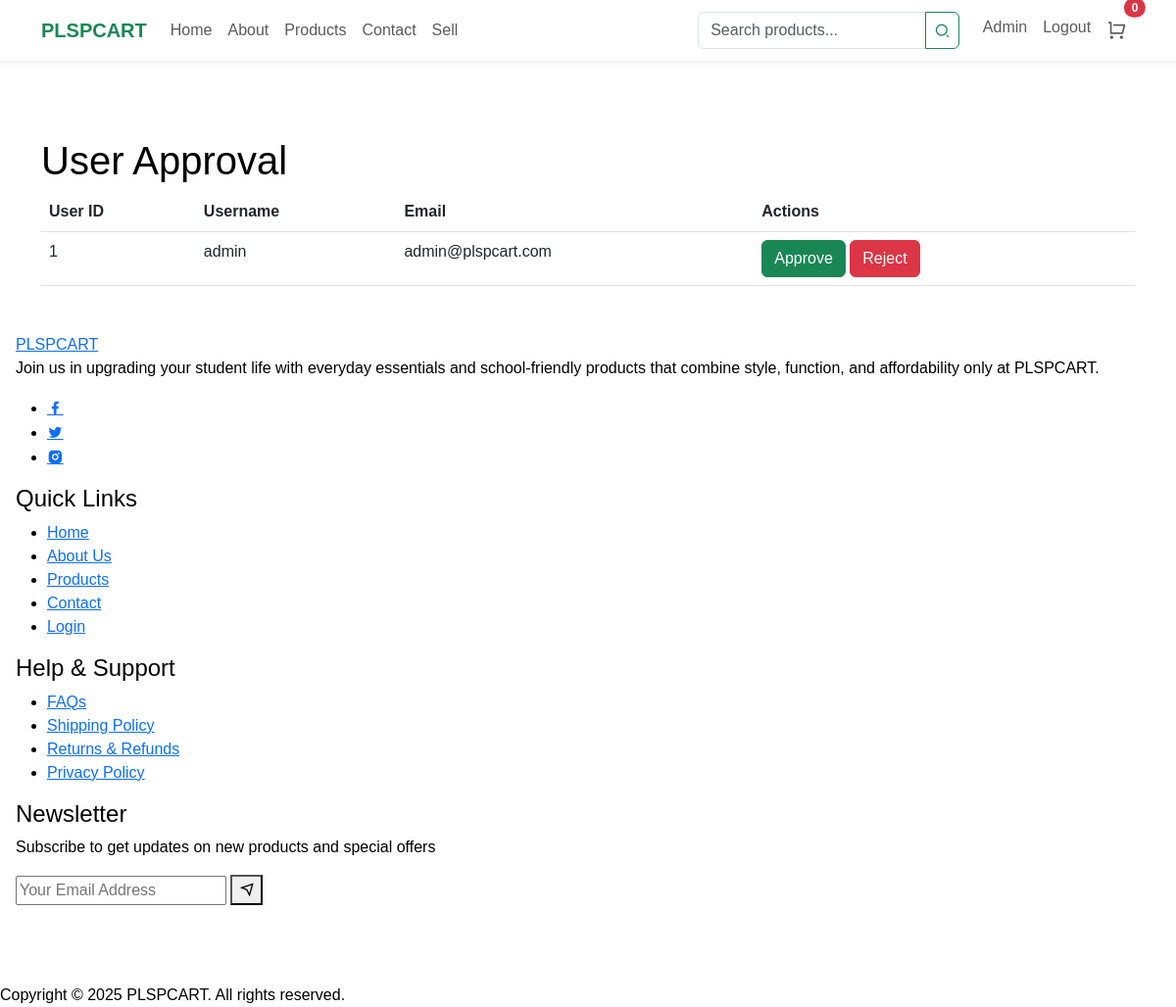
The app's page /admin/user_approval.php (signed in) with its own data.
### tables this page shows
CREATE TABLE IF NOT EXISTS `users` (
  `id` int(11) NOT NULL AUTO_INCREMENT,
  `username` varchar(50) NOT NULL,
  `email` varchar(100) NOT NULL,
  `password` varchar(255) NOT NULL,
  `role` enum('admin','seller','buyer') NOT NULL DEFAULT 'buyer',
  `student_id` varchar(20) DEFAULT NULL,
  `phone` varchar(20) DEFAULT NULL,
  `approval_status` ENUM('pending', 'approved', 'rejected') DEFAULT 'pending',
  `created_at` timestamp NOT NULL DEFAULT current_timestamp(),
  `updated_at` timestamp NOT NULL DEFAULT current_timestamp() ON UPDATE current_timestamp(),
  PRIMARY KEY (`id`),
  UNIQUE KEY `username` (`username`),
  UNIQUE KEY `email` (`email`),
  UNIQUE KEY `student_id` (`student_id`)
);

### admin/user_approval.php (the view, shortened to what this page needs)
<?php
require_once '../includes/functions.php';
$pending_users = $pdo->query("SELECT * FROM users WHERE approval_status = 'pending'")->fetchAll(PDO::FETCH_ASSOC);
?>
<?php include '../includes/header.php'; ?>
<main class="container mt-5">
    <h1>User Approval</h1>
    <div class="table-responsive">
        <table class="table">
            <thead>
                <tr>
                    <th>User ID</th>
                    <th>Username</th>
                    <th>Email</th>
                    <th>Actions</th>
                </tr>
            </thead>
            <tbody>
                <?php foreach ($pending_users as $user): ?>
                    <tr>
                        <td><?= $user['id'] ?></td>
                        <td><?= htmlspecialchars($user['username']) ?></td>
                        <td><?= htmlspecialchars($user['email']) ?></td>
                        <td>
                            <a href="approve_user.php?id=<?= $user['id'] ?>" class="btn btn-success">Approve</a>
                            <a href="reject_user.php?id=<?= $user['id'] ?>" class="btn btn-danger">Reject</a>
                        </td>
                    </tr>
                <?php endforeach; ?>
            </tbody>
        </table>
    </div>
</main>
<?php include '../includes/footer.php'; ?>

### assets/css/homepage.css (style rules this page uses)
body { background: var(--extra-light) !important; color: var(--text-dark) !important; font-family: "Poppins", sans-serif; }
main { width: 100%; max-width: 1200px; margin: 0 auto; padding: 2rem 1rem 0 1rem; }

### records on screen
users: id "1", username "admin", email "admin@plspcart.com"

### other values on screen
count(getCartItems($_SESSION['user_id'])) "0"
